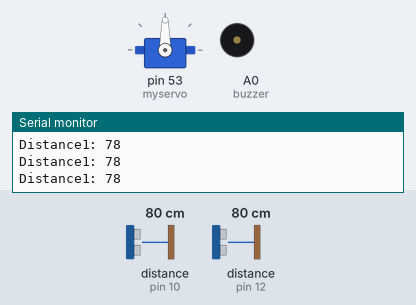
The sketch below on a simulated Arduino Mega 2560, built with avr-gcc and run on an emulated ATmega2560. Shown: servo, buzzer (waves = sounding), the last lines printed to the serial monitor. Wiring (inferred from the names in the program): ultrasonic range finder: trigger pin 11; echo pin 10. Inputs (shaded band) come from the test bench; at power-on: distance to the obstacle (sensors on pin 10, pin 12) 80 cm. The echo pulse lasts 58.3 µs per cm.

Above: at 1.2 s.
1.3 s: distance to the obstacle (sensor on pin 10) set to 55 cm
4.3 s: distance to the obstacle (sensor on pin 10) set to 47 cm
At 5.9 s:
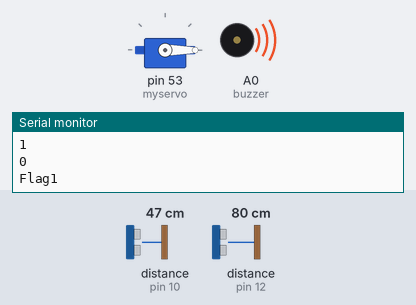
At 6.8 s:
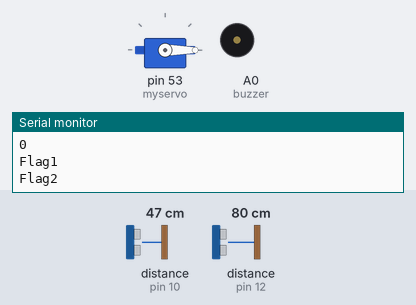
Timing chart, 0 to 8.3 s (numbered marks = the images above; inputs shaded):
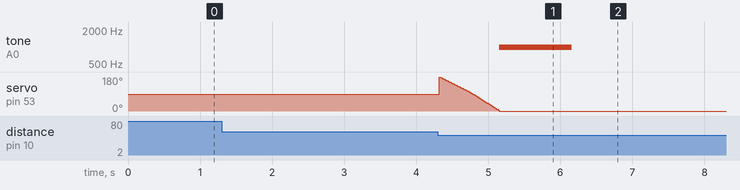

The sketch:

whole_code.ino
```cpp
#include <Keypad.h>
#include <Servo.h>

const byte ROWS = 4;
const byte COLS = 4;
const byte UNLOCK_ARR = 4;
const int buzzer = A0;

char hexaKeys[ROWS][COLS] = {
  {'1', '2', '3', 'A'},
  {'4', '5', '6', 'B'},
  {'7', '8', '9', 'C'},
  {'*', '0', '#', 'D'}
};

byte rowPins[ROWS] = {9, 8, 7, 6};
byte colPins[COLS] = {5, 4, 3, 2};

Keypad customKeypad = Keypad(makeKeymap(hexaKeys), rowPins, colPins, ROWS, COLS);
char unlock_array[UNLOCK_ARR] = {'1','2','3','4'};
char input_array[UNLOCK_ARR] = {'-','-','-','-'};
int keypad_counter = 0;
int keypad_match = 0;
char key;
char keytrig;
//end keypad setup
int box_locked = 0; //changes to 1 when the box is locked
//begin US1 values
//NOTE:CHANGE THESE VALUES WHEN WE HAVE THE REAL BOX DIMENSIONS
const byte BOXDIST_BIG=2000;//upper range for how far away the front of the box should be
const byte BOXDIST_SMALL=50;//lower range for how far away the front of the box should be
const byte MIN_DIST = 200000;//how far away something has to be before the box starts screaming, this number should be changed later
const int trigPin1 = 11;
const int echoPin1 = 10;
//US2
const int trigPin2 = 13;
const int echoPin2 = 12;
// defines variables
long duration1;
int distance1;
long duration2;
long distance2;
int keypad_triggered=0;
int buzzlen;//sets how long you want the buzzer to go off for
//end US1 values

//begin Servo values
Servo myservo;
int pos = 0;
int time_close;
//end servo values
void setup() {
// ultrasonic sensor
pinMode(trigPin1, OUTPUT); // Sets the trigPin as an Output
pinMode(echoPin1, INPUT); // Sets the echoPin as an Input
pinMode(trigPin2, OUTPUT);
pinMode(echoPin2, INPUT);
pinMode(buzzer, OUTPUT); //SETS UP pin for buzzer
myservo.attach(53); //setup for servo
Serial.begin(9600); // Starts the serial communication

}

void loop() {
  while (box_locked==0) { //while there is no package
    UltrasonicOne(); //looking for a package
    if (distance1 <=BOXDIST_SMALL) {
      box_locked=1;//sets the box as locked
      servoClose(); //closes the lock
      Serial.println("Flag1");
      buzzlen = 1000;
      BuzzerTurnOn(); //little tone to day the box is there
      Serial.println("Flag2");
      //STEP3: EMAIL TO SAY PACKAGE IS HERE IS SENT
    }
  }//this while loop is exited once the package is in and the box is locked

  while (box_locked==1) { //this is what the box will do when theres a package in it
     UltrasonicTwo(); //the sensor looking for someone to tamper with it
        while (distance2 >MIN_DIST) { //if no one is sensed the ultrasonic sensor keeps looping
          UltrasonicTwo();
        }
        if (distance2 < MIN_DIST) { //if someone is close to the box
          keytrig = customKeypad.getKey();
          if (keytrig) { //this breaks this cycle if someone tries to put in a code, so someone can get their package
            KeypadInput();
          }
          time_close+=1; //counts how many seconds the person has been close to the box
          delay(1000);
          Serial.println(time_close);
          UltrasonicTwo();
          if((distance2 > MIN_DIST)) { //if the person leaves the box we dont have to count anymore
            time_close =0;
          }
        }
          if (time_close >= 90) {
            keytrig = customKeypad.getKey();
            if (keytrig) {
            KeypadInput();
          }
            buzzlen = 10000000; //big long obnoxious buzzer
            BuzzerTurnOn();
            time_close = 0;
        }
}
}

void UltrasonicOne() {
  //this is US1 looking for a package
 digitalWrite(trigPin1, LOW);
delayMicroseconds(2);
// Sets the trigPin on HIGH state for 10 micro seconds
digitalWrite(trigPin1, HIGH);
delayMicroseconds(10);
digitalWrite(trigPin1, LOW);
// Reads the echoPin, returns the sound wave travel time in microseconds
duration1 = pulseIn(echoPin1, HIGH);
// Calculating the distance
distance1= duration1*0.034/2;
  Serial.print("Distance1: ");
  Serial.println(distance1);
}

void UltrasonicTwo() {
  //this is US2 looking out for tamperers
digitalWrite(trigPin2, LOW);
delayMicroseconds(2);
// Sets the trigPin on HIGH state for 10 micro seconds
digitalWrite(trigPin2, HIGH);
delayMicroseconds(10);
digitalWrite(trigPin2, LOW);
// Reads the echoPin, returns the sound wave travel time in microseconds
duration2 = pulseIn(echoPin2, HIGH);
// Calculating the distance
distance2= duration2*0.034/2;
}

void KeypadInput() {
    while (keypad_counter < 4) {

  key = customKeypad.getKey();

  if(key) {
    Serial.println(key);

    if (key == unlock_array[keypad_counter]) {

      keypad_counter+=1;
    } else {
      keypad_counter =0;
    }

  }
  if (keypad_counter ==4) {
    Serial.println("Success");
        box_locked = 0;
  }
  if (keypad_counter ==4) {

    //THIS IS WHERE CODE FOR UNLOCKING THE DOOR GOES
  }
  // put your main code here, to run repeatedly:

}
}

void BuzzerTurnOn() {
  tone(buzzer, 1000); //change this value for pitch of the noise
  delay(buzzlen); //sets how long the buzzer goes off for
  noTone(buzzer);//shuts off the tone
}
void servoOpen() {
  for (pos=0; pos<=180; pos+=1) {
    myservo.write(pos);
    Serial.println(pos);
  }
}

void servoClose() {
  for (pos=180; pos >=0; pos-=1) {
    myservo.write(pos);
    Serial.println(pos);
  }
}
```

Measured:
- the behaviour switches between 52 and 51 cm on distance to the obstacle (sensor on pin 10) (found by bisection; images 0 and 1)
- after the input at 4.3 s, tone on A0 (buzzer): silent → 1000 Hz after 0.86 s, → silent 1.0 s later
